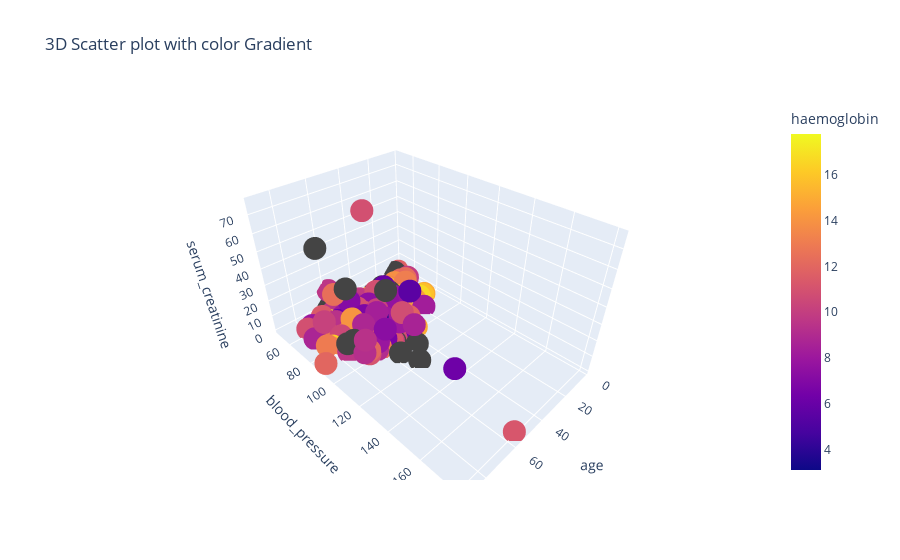

The notebook cell this image was saved under:
### Code cell
fig=px.scatter_3d(df,x='age',y='blood_pressure',z='serum_creatinine',color='haemoglobin',title='3D Scatter plot with color Gradient')
fig.show()

### Figure 1 — Plotly figure (JSON) as saved in the notebook; plotly's stock layout.template omitted (floating-point values rounded to 4 significant figures; data arrays with more than 128 entries replaced by an {"elided": "..."} marker saying what was removed)
{"data": [{"hovertemplate": "age=%{x}<br>blood_pressure=%{y}<br>serum_creatinine=%{z}<br>haemoglobin=%{marker.color}<extra></extra>", "legendgroup": "", "marker": {"color": {"elided": "400 float values"}, "coloraxis": "coloraxis", "symbol": "circle"}, "mode": "markers", "name": "", "scene": "scene", "showlegend": false, "type": "scatter3d", "x": {"elided": "400 int values"}, "y": {"elided": "400 int values"}, "z": {"elided": "400 float values"}}], "layout": {"coloraxis": {"colorbar": {"title": {"text": "haemoglobin"}}, "colorscale": [[0, "#0d0887"], [0.1111, "#46039f"], [0.2222, "#7201a8"], [0.3333, "#9c179e"], [0.4444, "#bd3786"], [0.5556, "#d8576b"], [0.6667, "#ed7953"], [0.7778, "#fb9f3a"], [0.8889, "#fdca26"], [1, "#f0f921"]]}, "legend": {"tracegroupgap": 0}, "scene": {"domain": {"x": [0, 1], "y": [0, 1]}, "xaxis": {"title": {"text": "age"}}, "yaxis": {"title": {"text": "blood_pressure"}}, "zaxis": {"title": {"text": "serum_creatinine"}}}, "title": {"text": "3D Scatter plot with color Gradient"}}}
